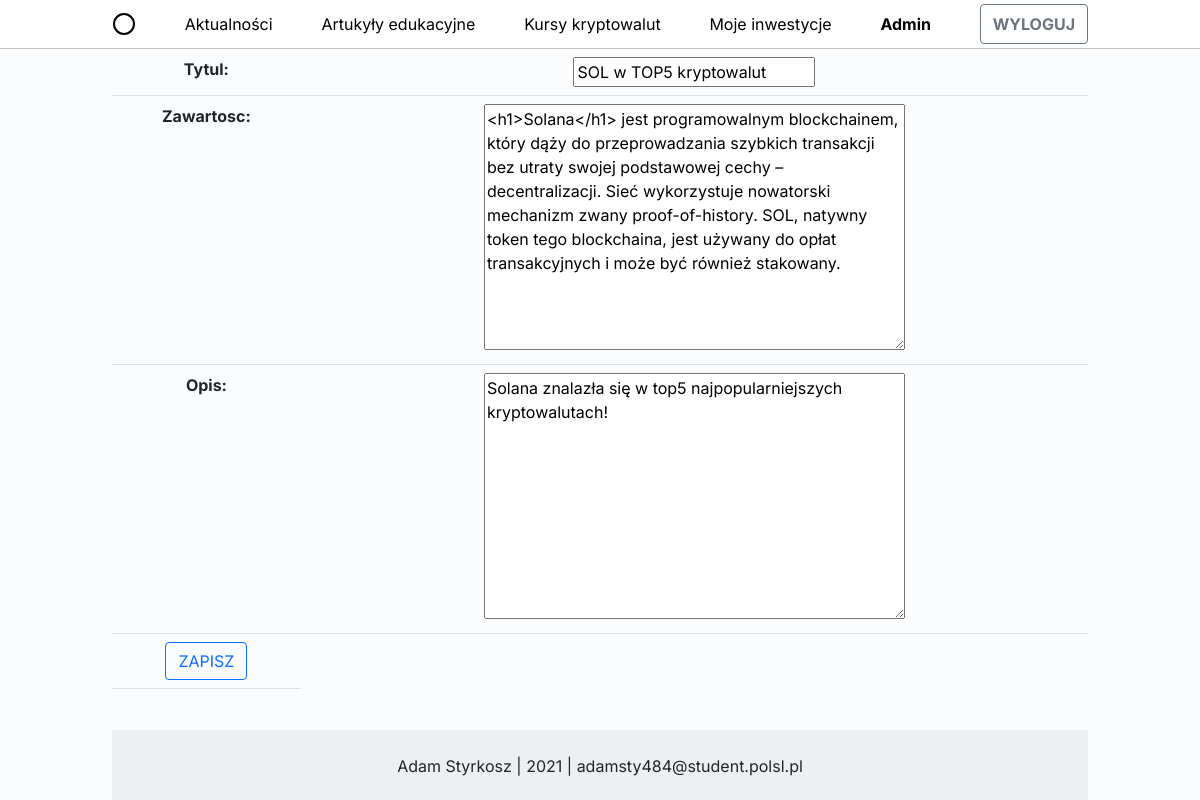
/edycja_wpisu/10 (signed in), run on an earlier commit of the app's database.
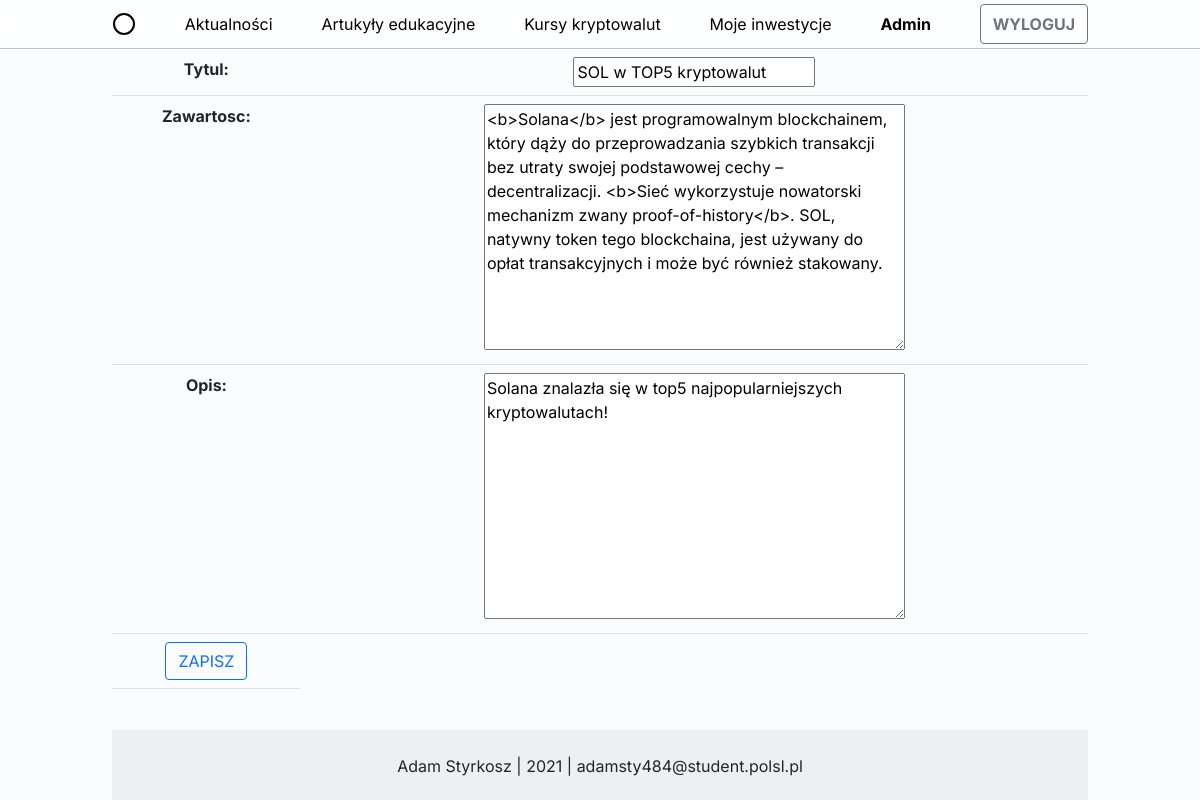
And on a later commit of the database.
### Krypta/models.py (models this page shows, shortened)
class Wpis(models.Model):
    ARTICLE_TYPES = (
        ('NEWS', 'Aktualności'),
        ('EDUCATION', 'Artukuły edukacyjne')
    )
    id = models.AutoField(primary_key=True)
    type = models.CharField(max_length=16, choices=ARTICLE_TYPES)
    tytul = models.CharField(max_length=50)
    zawartosc = models.TextField(max_length=5000)
    opis = models.TextField(max_length=250)
    obraz = models.ImageField(upload_to=filepath)
    data_utworzenia = models.DateTimeField()
    class Meta:
        verbose_name = "Wpis"
        verbose_name_plural = "Wpisy"

### Krypta/views.py (the view)
# urls.py: path("edycja_wpisu/<int:pk>", views.EdycjaWpisu.as_view(), name="edycja_wpisu"),
class EdycjaWpisu(UpdateView):
    template_name = "Krypta/edycja_wpisu.html"
    model = Wpis
    fields = (
        'tytul',
        'zawartosc',
        'opis'
    )
    success_url = reverse_lazy("aktualnosci")
    def get(self, request, pk):
        if request.user.is_superuser:
            return super(EdycjaWpisu, self).get(self, request, pk)
        else:
            return redirect("index")

### Krypta/templates/Krypta/edycja_wpisu.html (shortened to what this page needs)
{% extends "Krypta/base.html" %} {%load static%} {%block content%}
<div class="text-center">
  <form method="post">
    <table class="table">
      {{ form.as_table}}
      <tr>
        <td>
          <button type="submit" class="btn btn-outline-primary">ZAPISZ</button>
        </td>
      </tr>
    </table>
  </form>
</div>
{%endblock%}

What changed in the data, as far as the page shows it:
changed Wpis "SOL w TOP5 kryptowalut": zawartosc "<h1>Solana</h1> jest programowalnym blockchainem, który dąży do przeprowadzania szybkich transakcji bez utraty swojej podstawowej cechy – decentralizacji. Sieć wykorzystuje nowatorski mechanizm zwany proof-of-history. SOL, natywny token tego…" → "<b>Solana</b> jest programowalnym blockchainem, który dąży do przeprowadzania szybkich transakcji bez utraty swojej podstawowej cechy – decentralizacji. <b>Sieć wykorzystuje nowatorski mechanizm zwany proof-of-history</b>. SOL, natywny token tego…"
